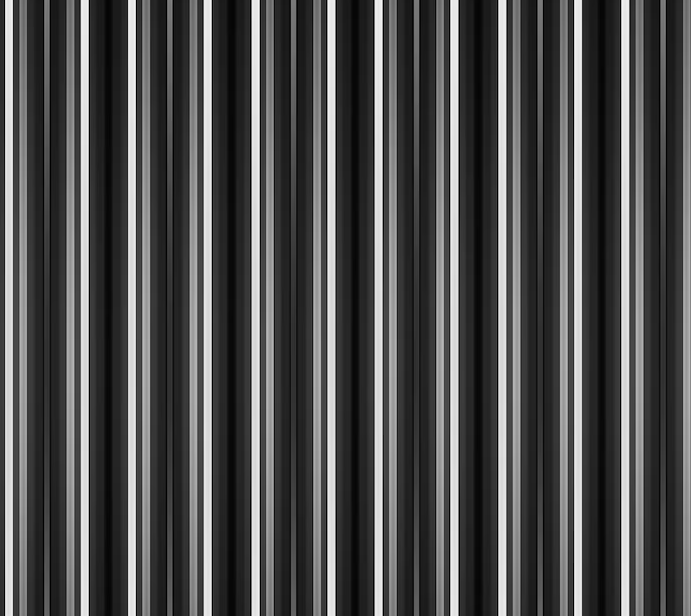
#> input picture Week4/img/vl.png, 691 x 616 px
$ python 4c.py
#> lines starting #> are read from the running program, lines starting #| are printed output that depends on the picture
from PIL import Image
import numpy as np
import matplotlib.pyplot as plt

filenames = ["img/vl.png", "img/hl.png", "img/diag.png"]

fig, axes = plt.subplots(len(filenames), 2, figsize=(10, 12))

for i, filename in enumerate(filenames):
    picture = Image.open(filename).convert("L")
    pixels = np.array(picture)

    F = np.fft.fft2(pixels)
    F_shifted = np.fft.fftshift(F)
    visual_spectrum = np.log(1 + np.abs(F_shifted))
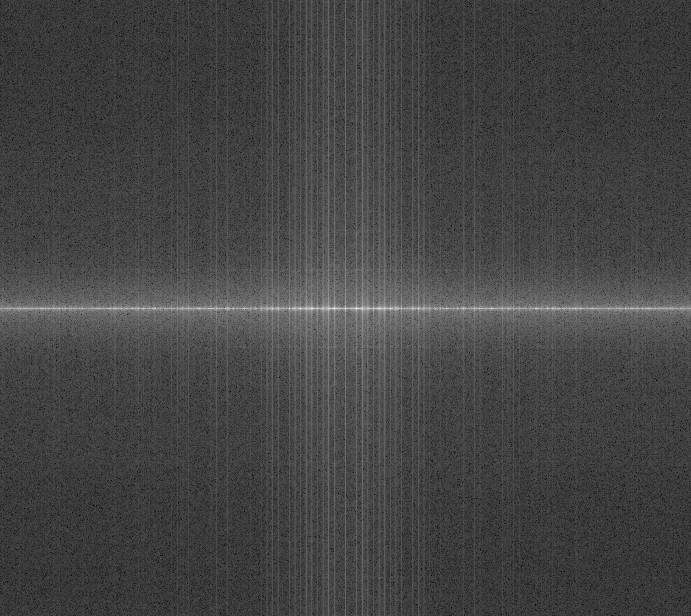
#> visual_spectrum: shape (616, 691) float64; min 0.348, max 17.33, mean 4.93; drawn with min black and max white

    axes[i, 0].imshow(pixels, cmap='gray')
    axes[i, 0].set_title(f"{filename} - image")

    axes[i, 1].imshow(visual_spectrum, cmap='gray')
    axes[i, 1].set_title(f"{filename} - spectrum")
#> pass 2 of the loop `for i, filename in enumerate(filenames):`:
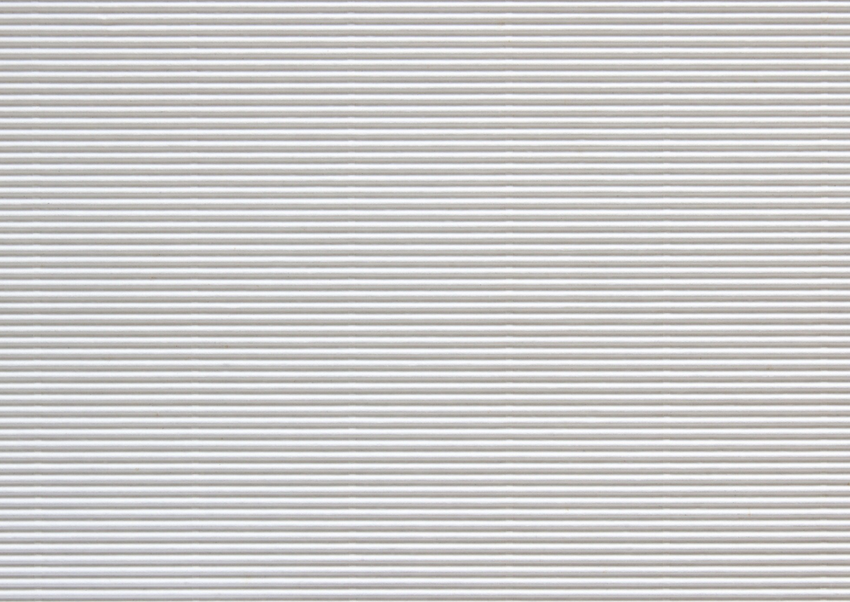
#> input picture Week4/img/hl.png, 850 x 602 px
#> picture: PIL image 850x602 L
#> `visual_spectrum = np.log(1 + np.abs(F_shifted))`:
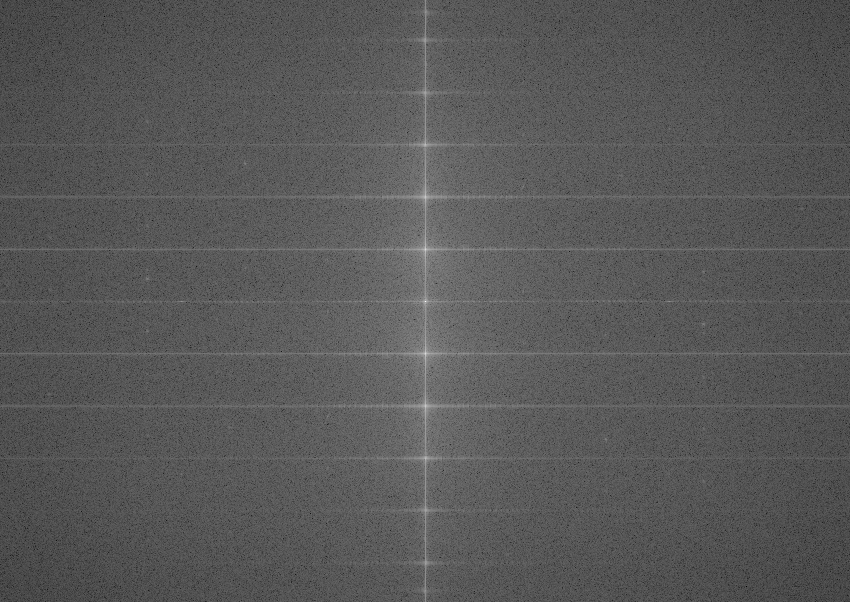
#> visual_spectrum: shape (602, 850) float64; min 0.387, max 18.46, mean 6.66; drawn with min black and max white
#> pass 3 of the loop `for i, filename in enumerate(filenames):`:
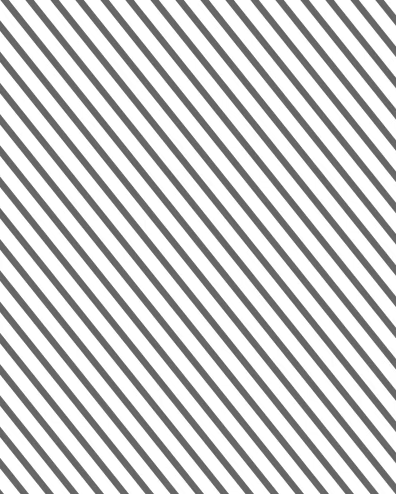
#> input picture Week4/img/diag.png, 396 x 494 px
#> picture: PIL image 396x494 L
#> `visual_spectrum = np.log(1 + np.abs(F_shifted))`:
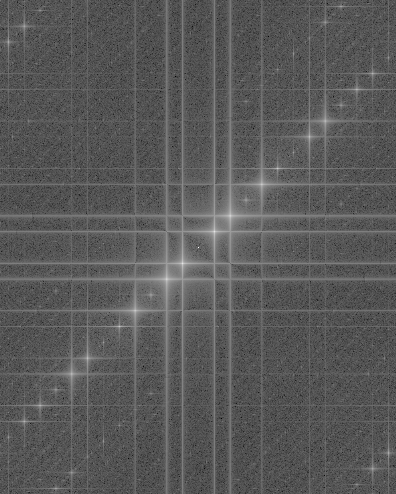
#> visual_spectrum: shape (494, 396) float64; min 0.988, max 17.5, mean 6.78; drawn with min black and max white

plt.tight_layout()
plt.savefig("4c_images_and_spectra.png", dpi=110)
print("Done")
